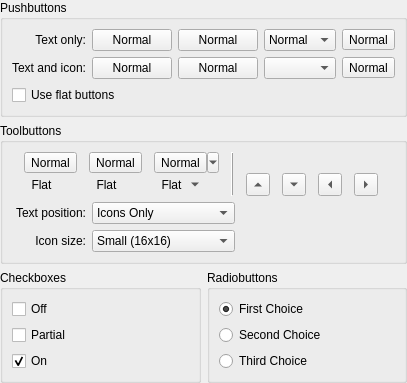
<?xml version="1.0" encoding="UTF-8"?>
<ui version="4.0">
 <class>ButtonDemoWidget</class>
 <widget class="QWidget" name="ButtonDemoWidget">
  <property name="geometry">
   <rect>
    <x>0</x>
    <y>0</y>
    <width>395</width>
    <height>370</height>
   </rect>
  </property>
  <layout class="QGridLayout" name="gridLayout">
   <property name="margin">
    <number>0</number>
   </property>
   <item row="2" column="0">
    <widget class="QGroupBox" name="groupBox_3">
     <property name="title">
      <string>Checkboxes</string>
     </property>
     <layout class="QHBoxLayout" name="horizontalLayout">
      <item>
       <layout class="QVBoxLayout" name="verticalLayout">
        <item>
         <widget class="QCheckBox" name="checkBox">
          <property name="text">
           <string>Off</string>
          </property>
         </widget>
        </item>
        <item>
         <widget class="QCheckBox" name="checkBox_2">
          <property name="text">
           <string>Partial</string>
          </property>
          <property name="tristate">
           <bool>true</bool>
          </property>
         </widget>
        </item>
        <item>
         <widget class="QCheckBox" name="checkBox_3">
          <property name="text">
           <string>On</string>
          </property>
          <property name="checked">
           <bool>true</bool>
          </property>
         </widget>
        </item>
       </layout>
      </item>
      <item>
       <spacer name="horizontalSpacer_2">
        <property name="orientation">
         <enum>Qt::Horizontal</enum>
        </property>
        <property name="sizeHint" stdset="0">
         <size>
          <width>40</width>
          <height>20</height>
         </size>
        </property>
       </spacer>
      </item>
     </layout>
    </widget>
   </item>
   <item row="2" column="1">
    <widget class="QGroupBox" name="groupBox_4">
     <property name="title">
      <string>Radiobuttons</string>
     </property>
     <layout class="QHBoxLayout" name="horizontalLayout_2">
      <item>
       <layout class="QVBoxLayout" name="verticalLayout_2">
        <item>
         <widget class="QRadioButton" name="radioButton">
          <property name="enabled">
           <bool>true</bool>
          </property>
          <property name="text">
           <string>First Choice</string>
          </property>
          <property name="checked">
           <bool>true</bool>
          </property>
         </widget>
        </item>
        <item>
         <widget class="QRadioButton" name="radioButton_2">
          <property name="text">
           <string>Second Choice</string>
          </property>
         </widget>
        </item>
        <item>
         <widget class="QRadioButton" name="radioButton_3">
          <property name="text">
           <string>Third Choice</string>
          </property>
         </widget>
        </item>
       </layout>
      </item>
      <item>
       <spacer name="horizontalSpacer_3">
        <property name="orientation">
         <enum>Qt::Horizontal</enum>
        </property>
        <property name="sizeHint" stdset="0">
         <size>
          <width>40</width>
          <height>20</height>
         </size>
        </property>
       </spacer>
      </item>
     </layout>
    </widget>
   </item>
   <item row="0" column="0" colspan="2">
    <widget class="QGroupBox" name="groupBox">
     <property name="title">
      <string>Pushbuttons</string>
     </property>
     <layout class="QGridLayout" name="gridLayout_4">
      <item row="0" column="0">
       <widget class="QLabel" name="label_7">
        <property name="text">
         <string>Text only:</string>
        </property>
        <property name="alignment">
         <set>Qt::AlignRight|Qt::AlignTrailing|Qt::AlignVCenter</set>
        </property>
       </widget>
      </item>
      <item row="0" column="4">
       <widget class="KComboBox" name="kcombobox">
        <property name="toolTip">
         <string>This is a normal, text only combo box</string>
        </property>
        <property name="currentIndex">
         <number>1</number>
        </property>
        <item>
         <property name="text">
          <string>Small</string>
         </property>
        </item>
        <item>
         <property name="text">
          <string>Normal</string>
         </property>
        </item>
        <item>
         <property name="text">
          <string>Large</string>
         </property>
        </item>
       </widget>
      </item>
      <item row="0" column="6">
       <spacer name="horizontalSpacer">
        <property name="orientation">
         <enum>Qt::Horizontal</enum>
        </property>
        <property name="sizeHint" stdset="0">
         <size>
          <width>36</width>
          <height>20</height>
         </size>
        </property>
       </spacer>
      </item>
      <item row="1" column="0">
       <widget class="QLabel" name="label_8">
        <property name="text">
         <string>Text and icon:</string>
        </property>
        <property name="alignment">
         <set>Qt::AlignRight|Qt::AlignTrailing|Qt::AlignVCenter</set>
        </property>
       </widget>
      </item>
      <item row="2" column="0" colspan="2">
       <widget class="QCheckBox" name="flatButtonCheckBox">
        <property name="text">
         <string>Use flat buttons</string>
        </property>
       </widget>
      </item>
      <item row="1" column="4">
       <widget class="KComboBox" name="kcombobox_2">
        <property name="toolTip">
         <string>This is a normal, text and icon combo box</string>
        </property>
       </widget>
      </item>
      <item row="0" column="5">
       <widget class="QToolButton" name="toolButton">
        <property name="toolTip">
         <string>This is a normal, text only tool button</string>
        </property>
        <property name="text">
         <string>Normal</string>
        </property>
       </widget>
      </item>
      <item row="1" column="5">
       <widget class="QToolButton" name="toolButton_2">
        <property name="toolTip">
         <string>This is a normal, text and icon tool button</string>
        </property>
        <property name="text">
         <string>Normal</string>
        </property>
       </widget>
      </item>
      <item row="0" column="1">
       <widget class="QPushButton" name="pushButton">
        <property name="toolTip">
         <string>This is a normal, text only button</string>
        </property>
        <property name="text">
         <string>Normal</string>
        </property>
       </widget>
      </item>
      <item row="0" column="2">
       <widget class="QPushButton" name="pushButton_2">
        <property name="toolTip">
         <string>This is a normal, text only button with menu</string>
        </property>
        <property name="text">
         <string>Normal</string>
        </property>
       </widget>
      </item>
      <item row="1" column="1">
       <widget class="QPushButton" name="pushButton_3">
        <property name="toolTip">
         <string>This is a normal, text and icon button</string>
        </property>
        <property name="text">
         <string>Normal</string>
        </property>
       </widget>
      </item>
      <item row="1" column="2">
       <widget class="QPushButton" name="pushButton_4">
        <property name="toolTip">
         <string>This is a normal, text and icon button with menu</string>
        </property>
        <property name="text">
         <string>Normal</string>
        </property>
       </widget>
      </item>
     </layout>
    </widget>
   </item>
   <item row="1" column="0" colspan="2">
    <widget class="QGroupBox" name="groupBox_2">
     <property name="title">
      <string>Toolbuttons</string>
     </property>
     <layout class="QGridLayout" name="gridLayout_3">
      <item row="0" column="0" colspan="4">
       <widget class="QWidget" name="widget" native="true">
        <layout class="QGridLayout" name="gridLayout_2">
         <property name="sizeConstraint">
          <enum>QLayout::SetDefaultConstraint</enum>
         </property>
         <property name="margin">
          <number>0</number>
         </property>
         <property name="spacing">
          <number>0</number>
         </property>
         <item row="0" column="0">
          <widget class="QToolButton" name="toolButton_3">
           <property name="text">
            <string>Normal</string>
           </property>
           <property name="checkable">
            <bool>true</bool>
           </property>
          </widget>
         </item>
         <item row="0" column="1">
          <widget class="QToolButton" name="toolButton_4">
           <property name="text">
            <string>Normal</string>
           </property>
           <property name="popupMode">
            <enum>QToolButton::InstantPopup</enum>
           </property>
          </widget>
         </item>
         <item row="0" column="2">
          <widget class="QToolButton" name="toolButton_5">
           <property name="text">
            <string>Normal</string>
           </property>
           <property name="popupMode">
            <enum>QToolButton::MenuButtonPopup</enum>
           </property>
          </widget>
         </item>
         <item row="0" column="3" rowspan="2">
          <widget class="QFrame" name="frame_2">
           <property name="frameShape">
            <enum>QFrame::VLine</enum>
           </property>
           <property name="frameShadow">
            <enum>QFrame::Raised</enum>
           </property>
          </widget>
         </item>
         <item row="0" column="4" colspan="4">
          <widget class="QWidget" name="toolBarContainer" native="true">
           <property name="sizePolicy">
            <sizepolicy hsizetype="Expanding" vsizetype="Preferred">
             <horstretch>0</horstretch>
             <verstretch>0</verstretch>
            </sizepolicy>
           </property>
          </widget>
         </item>
         <item row="1" column="0">
          <widget class="QToolButton" name="toolButton_6">
           <property name="text">
            <string>Flat</string>
           </property>
           <property name="checkable">
            <bool>true</bool>
           </property>
           <property name="autoRaise">
            <bool>true</bool>
           </property>
          </widget>
         </item>
         <item row="1" column="1">
          <widget class="QToolButton" name="toolButton_7">
           <property name="text">
            <string>Flat</string>
           </property>
           <property name="popupMode">
            <enum>QToolButton::InstantPopup</enum>
           </property>
           <property name="autoRaise">
            <bool>true</bool>
           </property>
          </widget>
         </item>
         <item row="1" column="2">
          <widget class="QToolButton" name="toolButton_8">
           <property name="text">
            <string>Flat</string>
           </property>
           <property name="popupMode">
            <enum>QToolButton::MenuButtonPopup</enum>
           </property>
           <property name="autoRaise">
            <bool>true</bool>
           </property>
          </widget>
         </item>
         <item row="1" column="4">
          <widget class="QToolButton" name="toolButton_9">
           <property name="text">
            <string>Up Arrow</string>
           </property>
           <property name="arrowType">
            <enum>Qt::UpArrow</enum>
           </property>
          </widget>
         </item>
         <item row="1" column="5">
          <widget class="QToolButton" name="toolButton_10">
           <property name="text">
            <string>Down Arrow</string>
           </property>
           <property name="checkable">
            <bool>false</bool>
           </property>
           <property name="arrowType">
            <enum>Qt::DownArrow</enum>
           </property>
          </widget>
         </item>
         <item row="1" column="6">
          <widget class="QToolButton" name="toolButton_11">
           <property name="text">
            <string>Left Arrow</string>
           </property>
           <property name="arrowType">
            <enum>Qt::LeftArrow</enum>
           </property>
          </widget>
         </item>
         <item row="1" column="7">
          <widget class="QToolButton" name="toolButton_12">
           <property name="text">
            <string>Right Arrow</string>
           </property>
           <property name="arrowType">
            <enum>Qt::RightArrow</enum>
           </property>
          </widget>
         </item>
        </layout>
       </widget>
      </item>
      <item row="1" column="0">
       <widget class="QLabel" name="label_11">
        <property name="text">
         <string>Text position:</string>
        </property>
        <property name="alignment">
         <set>Qt::AlignRight|Qt::AlignTrailing|Qt::AlignVCenter</set>
        </property>
        <property name="buddy">
         <cstring>textPosition</cstring>
        </property>
       </widget>
      </item>
      <item row="1" column="1">
       <widget class="KComboBox" name="textPosition">
        <item>
         <property name="text">
          <string>Icons Only</string>
         </property>
        </item>
        <item>
         <property name="text">
          <string>Text Only</string>
         </property>
        </item>
        <item>
         <property name="text">
          <string>Text Alongside Icons</string>
         </property>
        </item>
        <item>
         <property name="text">
          <string>Text Under Icons</string>
         </property>
        </item>
       </widget>
      </item>
      <item row="1" column="2" colspan="2">
       <spacer name="horizontalSpacer_5">
        <property name="orientation">
         <enum>Qt::Horizontal</enum>
        </property>
        <property name="sizeHint" stdset="0">
         <size>
          <width>120</width>
          <height>17</height>
         </size>
        </property>
       </spacer>
      </item>
      <item row="2" column="0">
       <widget class="QLabel" name="label_12">
        <property name="text">
         <string>Icon size:</string>
        </property>
        <property name="alignment">
         <set>Qt::AlignRight|Qt::AlignTrailing|Qt::AlignVCenter</set>
        </property>
        <property name="buddy">
         <cstring>iconSize</cstring>
        </property>
       </widget>
      </item>
      <item row="2" column="1">
       <widget class="KComboBox" name="iconSize">
        <item>
         <property name="text">
          <string>Small (16x16)</string>
         </property>
        </item>
        <item>
         <property name="text">
          <string>Medium (22x22)</string>
         </property>
        </item>
        <item>
         <property name="text">
          <string>Large (32x32)</string>
         </property>
        </item>
        <item>
         <property name="text">
          <string>Huge (48x48)</string>
         </property>
        </item>
       </widget>
      </item>
     </layout>
    </widget>
   </item>
  </layout>
 </widget>
 <customwidgets>
  <customwidget>
   <class>KComboBox</class>
   <extends>QComboBox</extends>
   <header>kcombobox.h</header>
  </customwidget>
 </customwidgets>
 <tabstops>
  <tabstop>pushButton</tabstop>
  <tabstop>pushButton_2</tabstop>
  <tabstop>kcombobox</tabstop>
  <tabstop>toolButton</tabstop>
  <tabstop>pushButton_3</tabstop>
  <tabstop>pushButton_4</tabstop>
  <tabstop>kcombobox_2</tabstop>
  <tabstop>toolButton_2</tabstop>
  <tabstop>flatButtonCheckBox</tabstop>
  <tabstop>toolButton_3</tabstop>
  <tabstop>toolButton_4</tabstop>
  <tabstop>toolButton_5</tabstop>
  <tabstop>toolButton_6</tabstop>
  <tabstop>toolButton_7</tabstop>
  <tabstop>toolButton_8</tabstop>
  <tabstop>textPosition</tabstop>
  <tabstop>iconSize</tabstop>
  <tabstop>checkBox</tabstop>
  <tabstop>checkBox_2</tabstop>
  <tabstop>checkBox_3</tabstop>
  <tabstop>radioButton</tabstop>
  <tabstop>radioButton_2</tabstop>
  <tabstop>radioButton_3</tabstop>
 </tabstops>
 <resources/>
 <connections/>
</ui>
